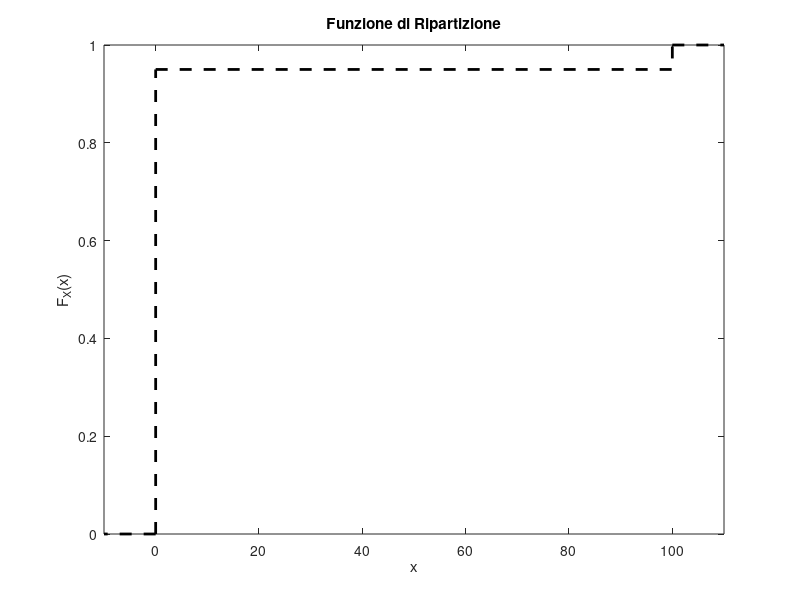

This figure's MATLAB source:
%% Il grafico della funzione di ripartizione (cumulativa) della variabile aleatoria X (investimento) 

% I valori assunti da questa variabile sono due: 0 e 100.
clear all;
clc;

X=[0 100];%i valori della mia variabile aleatoria (vettore riga)
p=[0.95 0.05];%le probabilità dei singoli valori  (vettore riga)
F_CDF=cumsum(p);%la somma cumulativa; nel nostro caso le probabilità che X 
%sia minore o uguale a 0 o minore o uguale a 100
stairs(X,F_CDF, 'LineWidth',2,'color', 'k','LineStyle','--');%il plot 
%della funzione cumulativa utilizzando la funzione a scalini/gradini
title('Funzione di Ripartizione')
xlabel('x')
ylabel('F_X(x)')

%%%%%%%Ulteriori modifiche all'aspetto della funzione di ripartizione
hold on%consente di aggiungere grafici al grafico già esistente
A1=[0 0];%le coordinate di due punti specifici
B1=[0 0.95];%le ordinate di due punti specifici
%i punti sono (0,0) e (0,0.95)
line(A1,B1,'LineWidth',2, 'LineStyle','--', 'color','k');%traccia una linea 
%che mi collega i due punti precedenti
%le comande successive ripetono la stessa operazione per altri due punti 
hold on
A2=[0 -10];
B2=[0 0];
line(A2,B2,'LineWidth',2, 'LineStyle','--', 'color','k');
hold on
A3=[100 110];
B3=[1 1];
line(A3,B3,'LineWidth',2, 'LineStyle','--', 'color','k');
xlim([-10 110])%determina i limiti dell'asse (minimo -10 e massimo 110)
